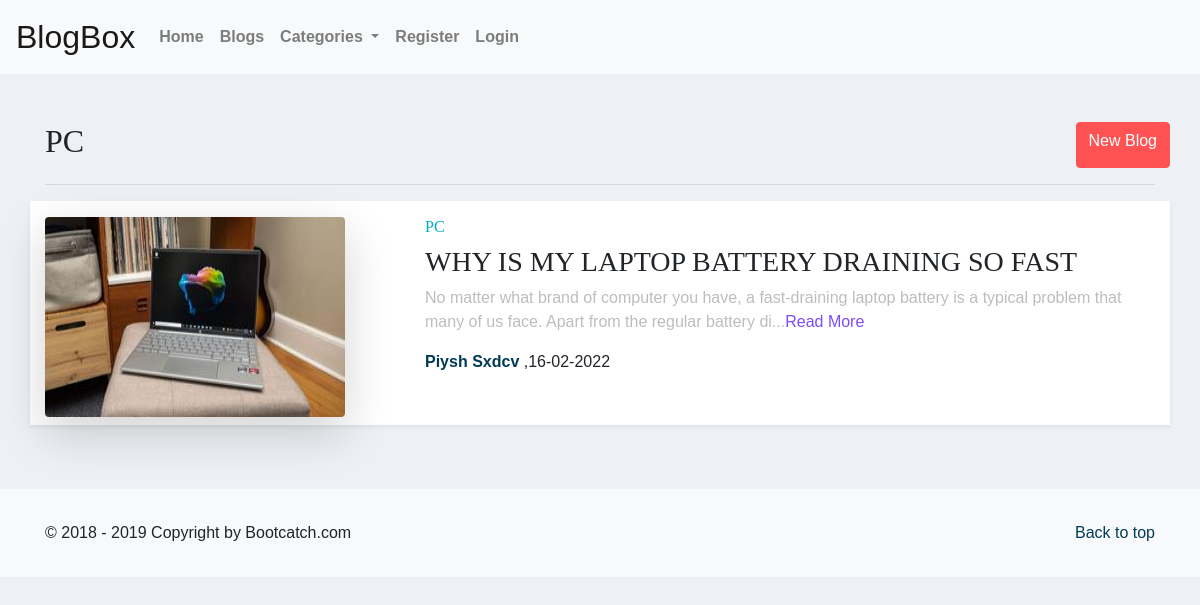
The page /category/PC on the database its author committed.
### Blog/models.py (models this page shows, shortened)
class Blog(models.Model):
    author = models.ForeignKey("auth.User",
        on_delete = models.CASCADE,
        verbose_name = "written by ")
    category = models.CharField(max_length=30, choices=CATEGORY_CHOICES)
    image = models.ImageField(upload_to='blog_img')
    title = models.CharField(max_length=100)
    content = models.TextField()
    date_posted = models.DateTimeField(default= now,)
    views = models.IntegerField(default=0)
    status = models.CharField(max_length=10, choices=STATUS_CHOICES)
    favorites = models.ManyToManyField("auth.User", related_name='favorite', default=False, blank=True)

### Blog/views.py (the view)
# urls.py: path('category/<str:category>', blog_views.category_wise, name='category-page'),
def category_wise(request, category):
    articles = Blog.objects.filter(category=category.upper())
    page = request.GET.get('page', 1)
    paginator = Paginator(articles, 5)
    try:
        articles = paginator.page(page)
    except PageNotAnInteger:
        articles = paginator.page(1)
    except EmptyPage:
        articles = paginator.page(paginator.num_pages)
    return render(request, "category_page.html" ,{"articles": articles, "category":category})

### Blog/templates/Blog/category_page.html (shortened to what this page needs)
{% extends 'Blog/base.html' %}
{% load static %}
{% block body_block %}
<div class="container mt-5">
    <div class="row">
        <div class="col">
            <h2 class="font-w-700">{{category | capfirst}}</h2>
        </div>
        <a href="/addpost/" class="btn btn-danger">New Blog</a>
    </div>
    <hr>
    {% for article in articles %}
    <div class="row blog mb-5 bg-white shadow-sm pb-2 pt-3">
        <div class="col-md-4">
            <img src={{ article.image.url }} class="blog-img rounded shadow-lg" width="300" height="200" alt="article">
        </div>
        <div class="col-md-8">
            <h6 class="blog-category text-info text-uppercase">{{ article.category }}</h6>
            <h3 class="blog-title"> {{article.title}}</h3>
            <p class="blog-description text-secondary">{{ article.content|slice:":150"|safe }}...<a
                    href="/article/{{ article.id }}"><span class="text-warning">Read More</span> </a>
            </p>
            <p class="blog-author"><a href="#"><b>{{ article.author.first_name | title}} {{ article.author.last_name | title}}</b></a>
                ,{{ article.date_posted|date:"d-m-Y" }}</p>
        </div>
    </div>
    {% endfor %}
</div>
{% endblock %}

### rows shown on the page
Blog: image (picture), category "PC", title "WHY IS MY LAPTOP BATTERY DRAINING SO FAST", content "No matter what brand of computer you have, a fast-draining laptop battery is a typical problem that many of us face. Apart from the regular battery di", author.first_name "Piysh", author.last_name "Sxdcv", date_posted "16-02-2022"

### other values the page prints
{{ category | capfirst }} "PC"
